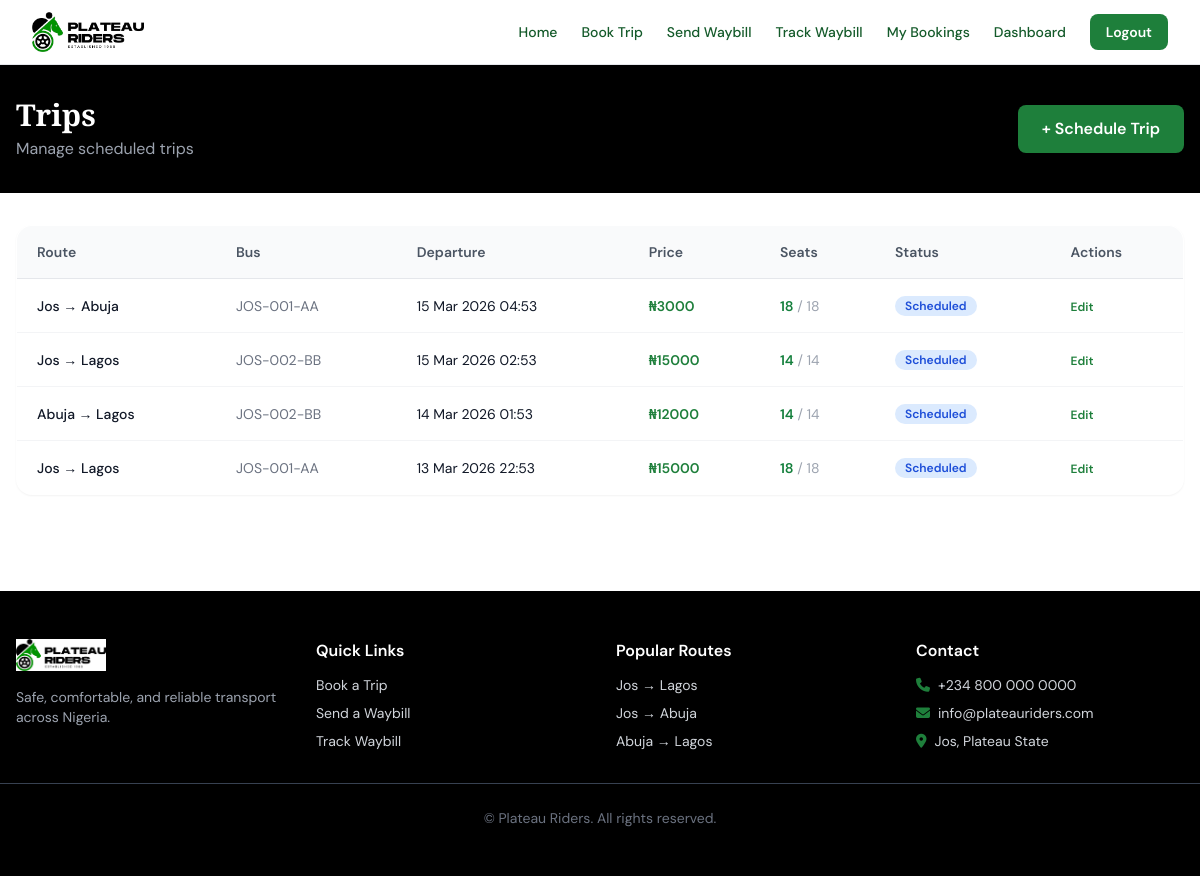
The app's page /trips/ (signed in), older data.
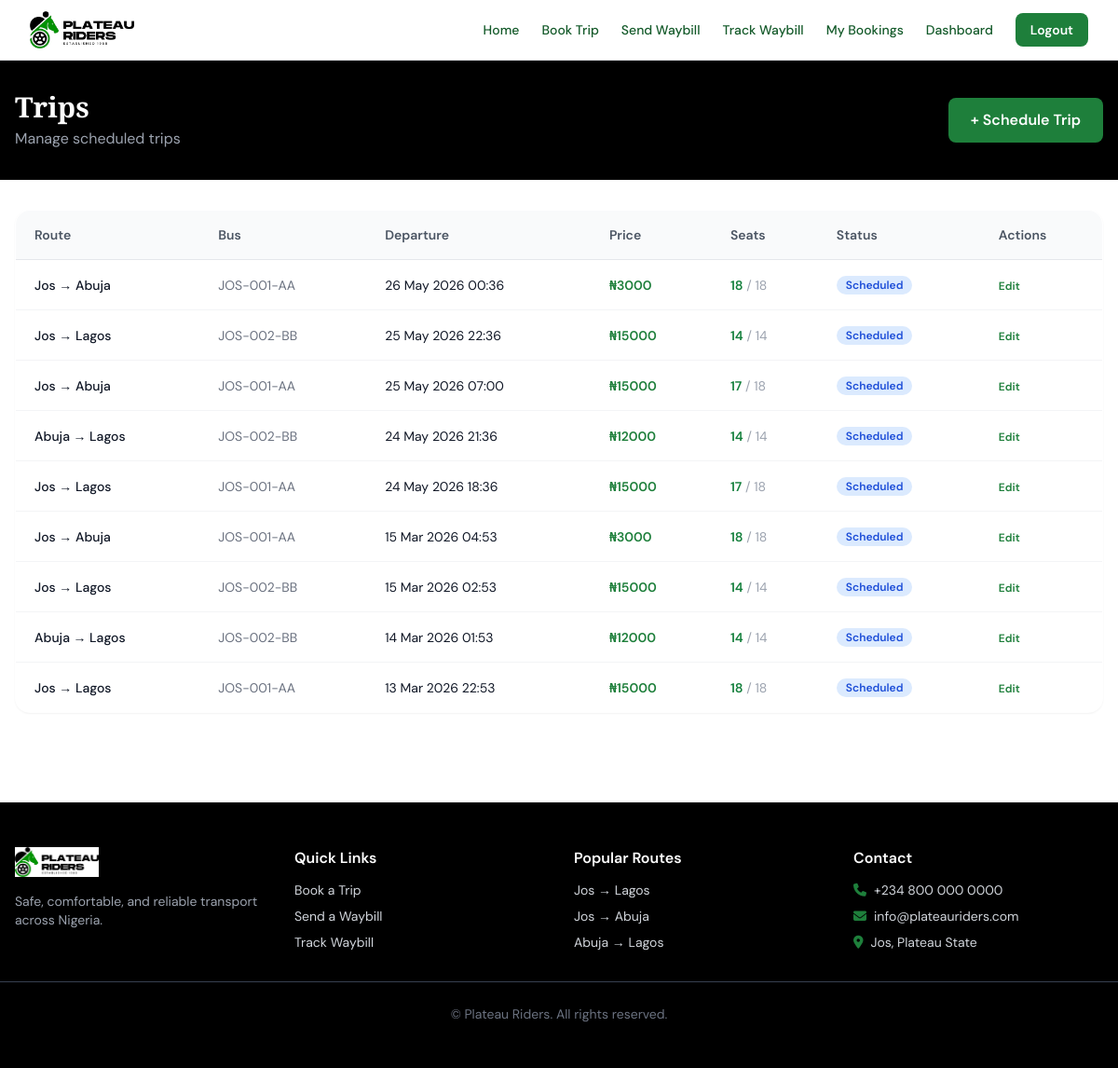
The same page, newer data.
### apps/booking/models.py (models this page shows, shortened)
class Trip(models.Model):
    STATUS_CHOICES = [
        ('scheduled', 'Scheduled'),
        ('boarding', 'Boarding'),
        ('in_transit', 'In Transit'),
        ('completed', 'Completed'),
        ('cancelled', 'Cancelled'),
    ]
    route = models.ForeignKey(Route, on_delete=models.CASCADE, related_name='trips')
    bus = models.ForeignKey(Bus, on_delete=models.CASCADE, related_name='trips')
    departure_time = models.DateTimeField()
    arrival_time = models.DateTimeField(null=True, blank=True)
    price = models.DecimalField(max_digits=10, decimal_places=2)
    status = models.CharField(max_length=20, choices=STATUS_CHOICES, default='scheduled')
    created_at = models.DateTimeField(auto_now_add=True)
    def available_seats(self):
        booked = self.bookings.filter(
            status__in=['confirmed', 'pending']
        ).values_list('seat_id', flat=True)
        return self.bus.seats.exclude(id__in=booked)
    def available_seat_count(self):
        return self.available_seats().count()

### apps/routes/models.py (models this page shows, shortened)
class Route(models.Model):
    origin = models.CharField(max_length=100)
    destination = models.CharField(max_length=100)
    base_price = models.DecimalField(max_digits=10, decimal_places=2, default=0)
    is_active = models.BooleanField(default=True)
    created_at = models.DateTimeField(auto_now_add=True)
    def __str__(self):
        return f"{self.origin} → {self.destination}"

### apps/buses/models.py (models this page shows, shortened)
class Bus(models.Model):
    BUS_TYPES = [
        ('standard', 'Standard Bus'),
        ('luxury', 'Luxury Bus'),
        ('minibus', 'Minibus'),
        ('coaster', 'Coaster'),
    ]
    plate_number = models.CharField(max_length=20, unique=True)
    capacity = models.PositiveIntegerField()
    bus_type = models.CharField(max_length=20, choices=BUS_TYPES, default='standard')
    is_active = models.BooleanField(default=True)
    created_at = models.DateTimeField(auto_now_add=True)

### apps/booking/views.py (the view)
# urls.py: path('trips/', views.trip_list, name='trip_list'),
@login_required
def trip_list(request):
    trips = Trip.objects.select_related('route', 'bus').order_by('-departure_time')
    return render(request, 'booking/trip_list.html', {'trips': trips})

### apps/accounts/models.py (called while the page is built)
    @property
    def is_staff_member(self):
        return self.role in ['admin', 'staff']

### templates/booking/trip_list.html (shortened to what this page needs)
{% extends 'base.html' %}
{% block content %}
<div class="bg-black text-white py-8">
    <div class="max-w-7xl mx-auto px-4 flex items-center justify-between">
        <div>
            <h1 class="font-display text-3xl font-bold">Trips</h1>
            <p class="text-gray-400 mt-1">Manage scheduled trips</p>
        </div>
        <a href="/trips/create/" class="btn-primary">+ Schedule Trip</a>
    </div>
</div>
<div class="max-w-7xl mx-auto px-4 py-8 overflow-x-auto">
    <table class="w-full bg-white border border-gray-200 rounded-2xl overflow-hidden shadow-sm text-sm">
        <thead class="bg-gray-50 border-b border-gray-200">
            <tr>
                <th class="text-left px-5 py-4 font-semibold text-gray-600">Route</th>
                <th class="text-left px-5 py-4 font-semibold text-gray-600">Bus</th>
                <th class="text-left px-5 py-4 font-semibold text-gray-600">Departure</th>
                <th class="text-left px-5 py-4 font-semibold text-gray-600">Price</th>
                <th class="text-left px-5 py-4 font-semibold text-gray-600">Seats</th>
                <th class="text-left px-5 py-4 font-semibold text-gray-600">Status</th>
                <th class="text-left px-5 py-4 font-semibold text-gray-600">Actions</th>
            </tr>
        </thead>
        <tbody class="divide-y divide-gray-100">
            {% for trip in trips %}
            <tr class="hover:bg-gray-50">
                <td class="px-5 py-4 font-medium">{{ trip.route }}</td>
                <td class="px-5 py-4 text-gray-500">{{ trip.bus.plate_number }}</td>
                <td class="px-5 py-4">{{ trip.departure_time|date:"d M Y H:i" }}</td>
                <td class="px-5 py-4 font-semibold text-pr-green">₦{{ trip.price|floatformat:0 }}</td>
                <td class="px-5 py-4">
                    <span class="text-green-700 font-semibold">{{ trip.available_seat_count }}</span>
                    <span class="text-gray-400">/ {{ trip.bus.capacity }}</span>
                </td>
                <td class="px-5 py-4">
                    <span class="status-badge
                        {% if trip.status == 'scheduled' %}bg-blue-100 text-blue-700
                        {% elif trip.status == 'boarding' %}bg-yellow-100 text-yellow-700
                        {% elif trip.status == 'in_transit' %}bg-green-100 text-green-700
                        {% elif trip.status == 'completed' %}bg-gray-100 text-gray-600
                        {% else %}bg-red-100 text-red-700{% endif %}">
                        {{ trip.get_status_display }}
                    </span>
                </td>
                <td class="px-5 py-4">
                    <a href="/trips/{{ trip.id }}/edit/" class="text-pr-green text-xs font-semibold hover:underline">Edit</a>
                </td>
            </tr>
            {% empty %}
            <tr><td colspan="7" class="px-5 py-10 text-center text-gray-400">No trips scheduled yet.</td></tr>
            {% endfor %}
        </tbody>
    </table>
</div>
{% endblock %}

### templates/base.html (shortened to what this page needs)
{% load static %}
<!DOCTYPE html>
<html lang="en">
<head>
    <script src="https://cdn.tailwindcss.com"></script>
    <link rel="stylesheet" href="https://cdnjs.cloudflare.com/ajax/libs/font-awesome/6.5.1/css/all.min.css" />
</head>
<body class="bg-white text-gray-900">
<nav class="bg-white text-gray-900 sticky top-0 z-50 shadow-lg border-b border-gray-200">
    <div class="max-w-7xl mx-auto px-4 sm:px-6 lg:px-8">
        <div class="flex items-center justify-between h-16">
            <a href="/" class="flex items-center">
    <img src="{% static 'img/logo.png' %}" alt="Plateau Riders" class="h-10 w-auto">
</a>
            <div class="hidden md:flex items-center gap-6">
                <a href="/" class="nav-link text-sm font-medium">Home</a>
                <a href="/search/" class="nav-link text-sm font-medium">Book Trip</a>
                <a href="/waybill/send/" class="nav-link text-sm font-medium">Send Waybill</a>
                <a href="/waybill/track/" class="nav-link text-sm font-medium">Track Waybill</a>
                {% if user.is_authenticated %}
                    <a href="/booking/my-bookings/" class="nav-link text-sm font-medium">My Bookings</a>
                    {% if user.is_staff_member %}
                        <a href="/dashboard/" class="nav-link text-sm font-medium">Dashboard</a>
                    {% endif %}
                    <a href="/accounts/logout/" class="btn-primary text-sm py-2 px-4">Logout</a>
                {% else %}
                    <a href="/accounts/login/" class="nav-link text-sm font-medium">Login</a>
                    <a href="/accounts/register/" class="btn-primary text-sm py-2 px-4">Register</a>
                {% endif %}
            </div>
        </div>
    </div>
</nav>
<main>
    {% block content %}{% endblock %}
</main>
<footer class="bg-black text-gray-300 mt-16 py-12 no-print">
    <div class="max-w-7xl mx-auto px-4 grid grid-cols-1 sm:grid-cols-2 md:grid-cols-4 gap-8">
        <div>
            <div class="mb-4">
    <img src="{% static 'img/logo_back.png' %}" alt="Plateau Riders" class="h-8 w-auto">
</div>
            <p class="text-sm text-gray-400">Safe, comfortable, and reliable transport across Nigeria.</p>
        </div>
        <div>
            <h4 class="text-white font-semibold mb-3">Quick Links</h4>
            <div class="flex flex-col gap-2 text-sm">
                <a href="/search/" class="hover:text-green-400">Book a Trip</a>
                <a href="/waybill/send/" class="hover:text-green-400">Send a Waybill</a>
                <a href="/waybill/track/" class="hover:text-green-400">Track Waybill</a>
            </div>
        </div>
        <div>
            <h4 class="text-white font-semibold mb-3">Popular Routes</h4>
            <div class="flex flex-col gap-2 text-sm">
                <span>Jos → Lagos</span>
                <span>Jos → Abuja</span>
                <span>Abuja → Lagos</span>
            </div>
        </div>
        <div>
            <h4 class="text-white font-semibold mb-3">Contact</h4>
            <div class="flex flex-col gap-2 text-sm">
                <span class="flex items-center gap-2"><i class="fa-solid fa-phone text-pr-green"></i>+234 800 000 0000</span>
                <span class="flex items-center gap-2"><i class="fa-solid fa-envelope text-pr-green"></i>info@plateauriders.com</span>
                <span class="flex items-center gap-2"><i class="fa-solid fa-location-dot text-pr-green"></i>Jos, Plateau State</span>
            </div>
        </div>
    </div>
    <div class="border-t border-gray-700 mt-8 pt-6 text-center text-sm text-gray-500">
        &copy; {{ "now"|date:"Y" }} Plateau Riders. All rights reserved.
    </div>
</footer>
</body>
</html>

### templates/base.html (style rules this page uses)
body { font-family: 'DM Sans', system-ui, sans-serif; }
.font-display { font-family: 'Playfair Display', Georgia, serif; }
.btn-primary { background-color: #1E7F3B; color: white; padding: 0.75rem 1.5rem; border-radius: 0.5rem; font-weight: 600; transition: background-color 0.2s; display: inline-block; cursor: pointer; border: none; }
.nav-link { color: #145A2A; transition: color 0.2s; }
.status-badge { padding: 2px 10px; border-radius: 999px; font-size: 0.75rem; font-weight: 600; }

Row changes from the older to the newer data that the page shows:
added Trip: route "Jos → Abuja", bus.plate_number "JOS-001-AA", departure_time "26 May 2026 00:36", price "3000", available_seat_count "18", bus.capacity "18", status "Scheduled"
added Trip: route "Jos → Lagos", bus.plate_number "JOS-002-BB", departure_time "25 May 2026 22:36", price "15000", available_seat_count "14", bus.capacity "14", status "Scheduled"
added Trip: route "Jos → Abuja", bus.plate_number "JOS-001-AA", departure_time "25 May 2026 07:00", price "15000", available_seat_count "17", bus.capacity "18", status "Scheduled"
added Trip: route "Abuja → Lagos", bus.plate_number "JOS-002-BB", departure_time "24 May 2026 21:36", price "12000", available_seat_count "14", bus.capacity "14", status "Scheduled"
added Trip: route "Jos → Lagos", bus.plate_number "JOS-001-AA", departure_time "24 May 2026 18:36", price "15000", available_seat_count "17", bus.capacity "18", status "Scheduled"
